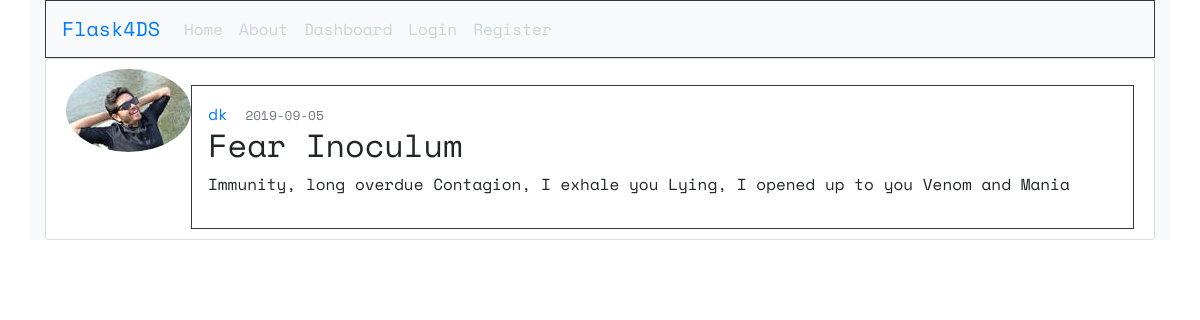
/post/1, run on the app's committed database.
### flaskapp/models.py (models this page shows, shortened)
class User(db.Model, UserMixin):
    id = db.Column(db.Integer, primary_key=True)
    username = db.Column(db.String(20), unique=True, nullable=False)
    email = db.Column(db.String(120), unique=True, nullable=False)
    image_file = db.Column(db.String(20), default='default.jpg', nullable=False)
    password = db.Column(db.String(60), nullable=False)
    posts = db.relationship('Post', backref='author', lazy=True)

class Post(db.Model):
    id = db.Column(db.Integer, primary_key=True)
    title = db.Column(db.String(100), nullable=False)
    date_posted = db.Column(db.DateTime(120), nullable=False, default=datetime.utcnow)
    content = db.Column(db.Text, nullable=False)
    user_id = db.Column(db.Integer, db.ForeignKey('user.id'), nullable=False)

### flaskapp/routes.py (the view)
@app.route("/post/<int:post_id>")
def post(post_id):
    post = Post.query.get_or_404(post_id)
    return render_template('post.html', title=post.title, post=post)

### flaskapp/templates/post.html (shortened to what this page needs)
{% extends 'layout.html' %}
{% block content %}
<article class="media content-section">
    <img src="{{ url_for('static', filename='images/' + post.author.image_file)}}" class="rounded-circle article-img">
  <div class="media-body border border-dark p-3 mt-3">
    <div class="article-metadata">
      <a class="mr-2" href="#">{{ post.author.username }}</a>
      <small class="text-muted">{{ post.date_posted.strftime('%Y-%m-%d') }}</small>
    </div>
    <h2 class="article-title">{{ post.title }}</h2>
    <p class="article-content">{{ post.content }}</p>
  </div>
</article>
{% endblock content %}

### flaskapp/static/styles.css (style rules this page uses)
body { font-family: 'Space Mono', monospace; font-size: 16px; }
.content-section { background: #ffffff; padding: 10px 20px; border: 1px solid #dddddd; border-radius: 3px; margin-bottom: 20px; }

### data on the page
User: image_file (picture), author.username "dk"
Post: date_posted "2019-09-05", title "Fear Inoculum", content "Immunity, long overdue Contagion, I exhale you Lying, I opened up to you Venom and Mania"
